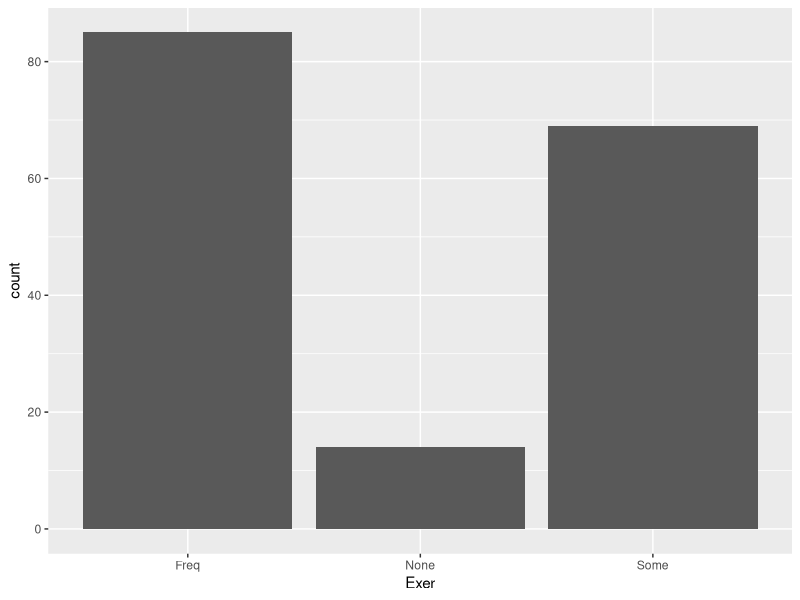
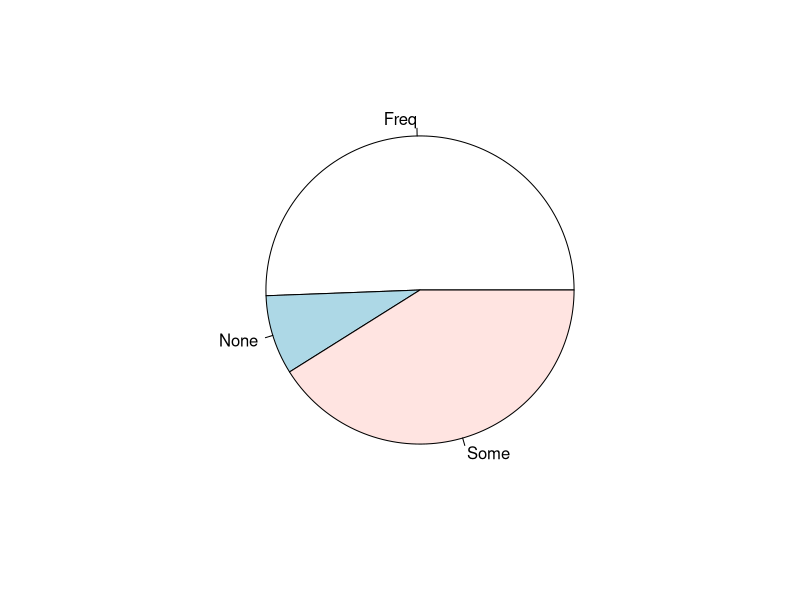
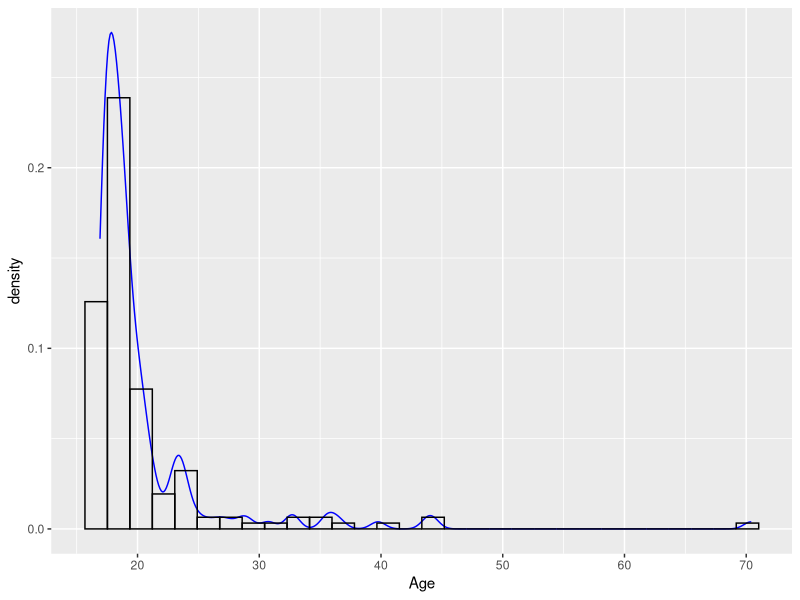
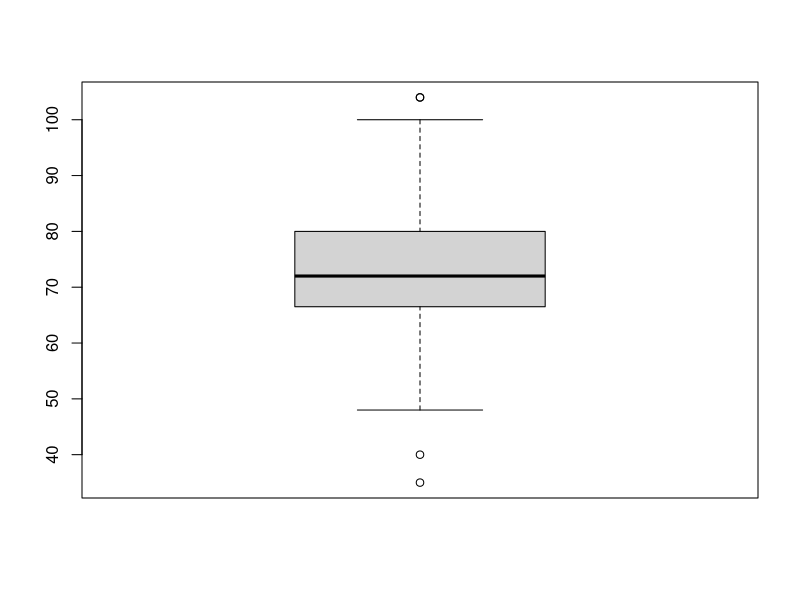
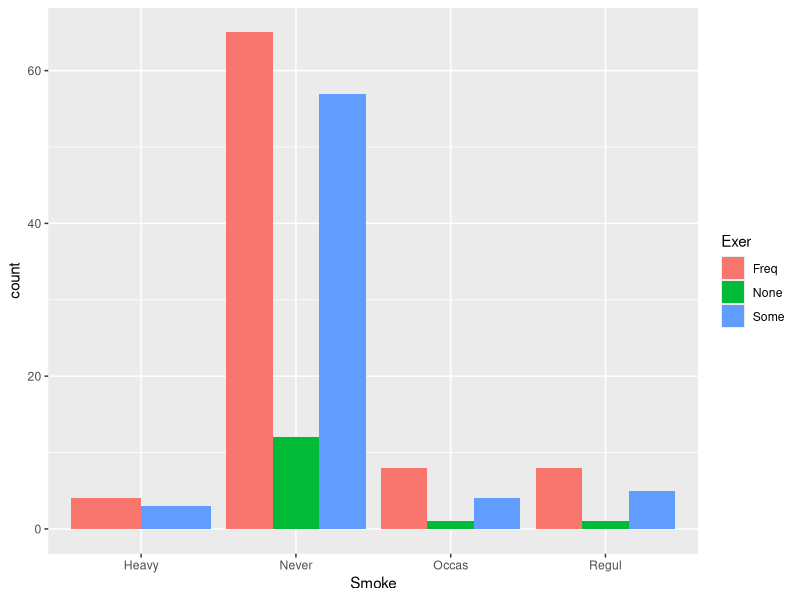
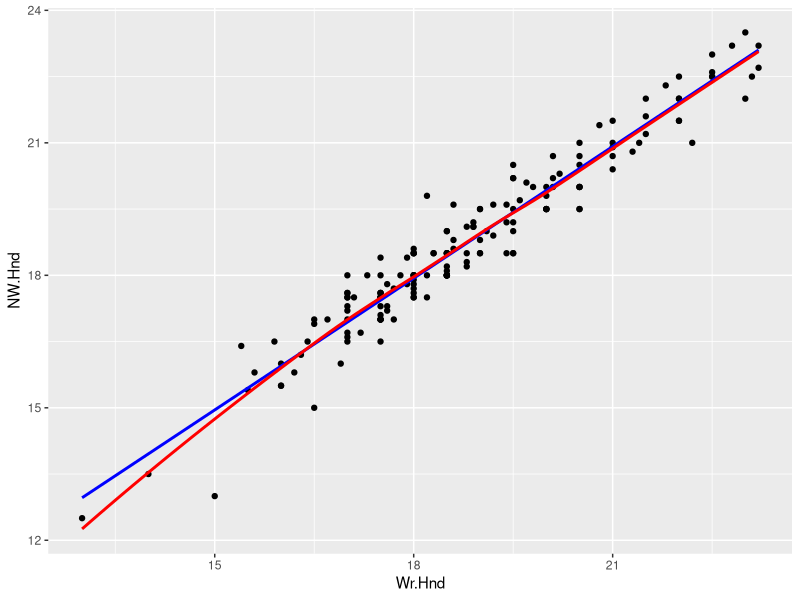
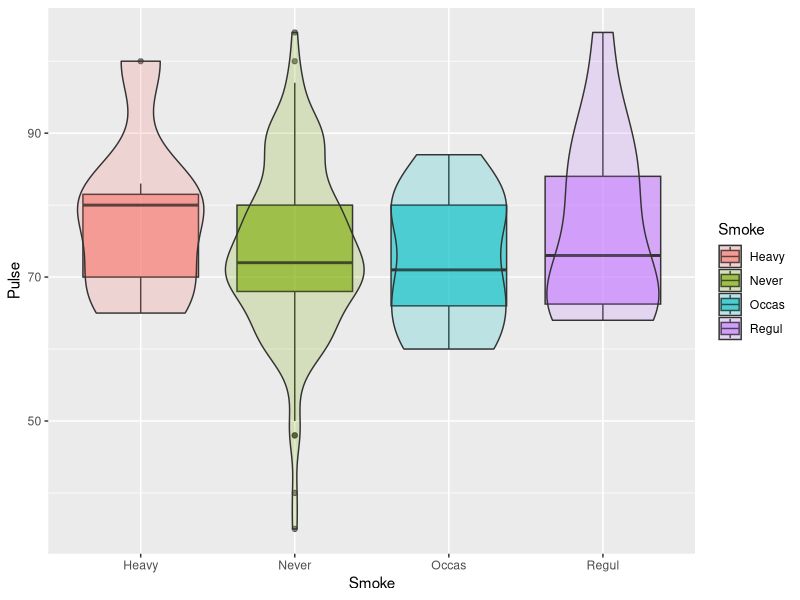
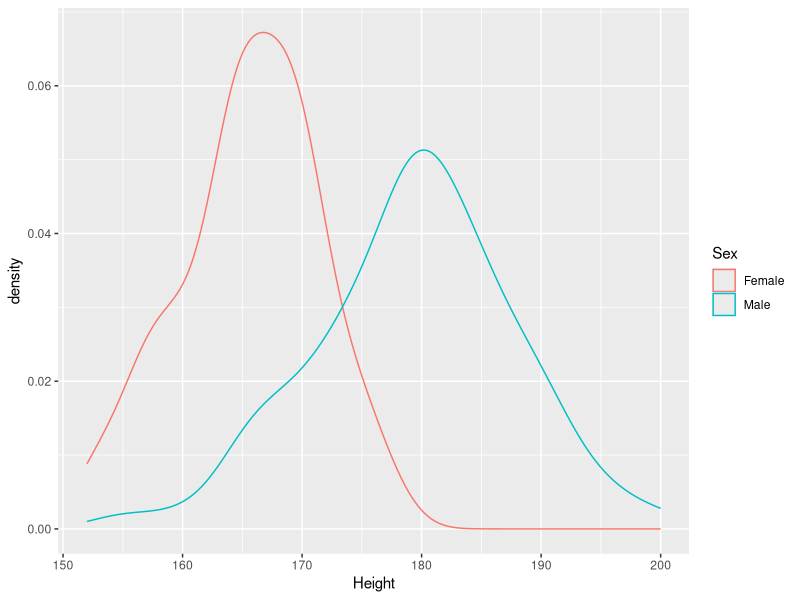

Generate these figures, in order, with R:
## ---- chunk 1
library(ggplot2)
library(MASS)
library(knitr)

survey <- na.omit(survey)
opts_chunk$set(warning=FALSE, message=FALSE, fig.height=4, fig.width=5, fig.align='center') 
## ---- chunk 2
ggplot(survey, aes(x=Exer)) + geom_bar()
## ---- chunk 3
pie(table(survey$Exer))
## ---- chunk 4
ggplot(survey, aes(x=Age)) + geom_density(col="blue") + 
  geom_histogram(aes(y=..density..), colour="black", fill=NA)
## ---- chunk 5
boxplot(survey$Pulse)
## ---- chunk 6
table(survey$Exer, survey$Smoke)
## ---- chunk 7
round(prop.table(table(survey$Exer, survey$Smoke), margin=2),3)
## ---- chunk 8
ggplot(survey, aes(x=Smoke, fill=Exer)) + geom_bar(position="dodge")
## ---- chunk 9
ggplot(survey, aes(x=Wr.Hnd, y=NW.Hnd)) + geom_point() + 
  geom_smooth(se=FALSE, method="lm", color="blue") + 
  geom_smooth(se=FALSE, color="red")
## ---- chunk 10
ggplot(survey, aes(x=Smoke, y=Pulse, fill=Smoke)) + 
        geom_boxplot(alpha=.6) + geom_violin(alpha=.2)
## ---- chunk 11
ggplot(survey, aes(x=Height, col=Sex)) + geom_density()
## ---- chunk 12
ggplot(survey, aes(x=Wr.Hnd)) + geom_histogram() + facet_wrap(~Sex, ncol=2)
ggplot(survey, aes(x=Wr.Hnd)) + geom_histogram() + facet_wrap(~Sex, ncol=1)
## ---- chunk 13
ggplot(survey, aes(y=Height, x=Age, col=Sex)) + geom_point() + geom_smooth(se=FALSE)
## ---- chunk 14
ggplot(survey, aes(y=Height, x=Age, col=Exer)) + geom_point() + facet_wrap(~Exer)
## ---- chunk 15
ggplot(survey, aes(x=Exer, y=Pulse, fill=Sex)) + geom_boxplot()
## ---- chunk 16
ggplot(survey, aes(x=Exer, y=Pulse, fill=Sex)) + geom_boxplot() + facet_wrap(~Smoke, ncol=2)
